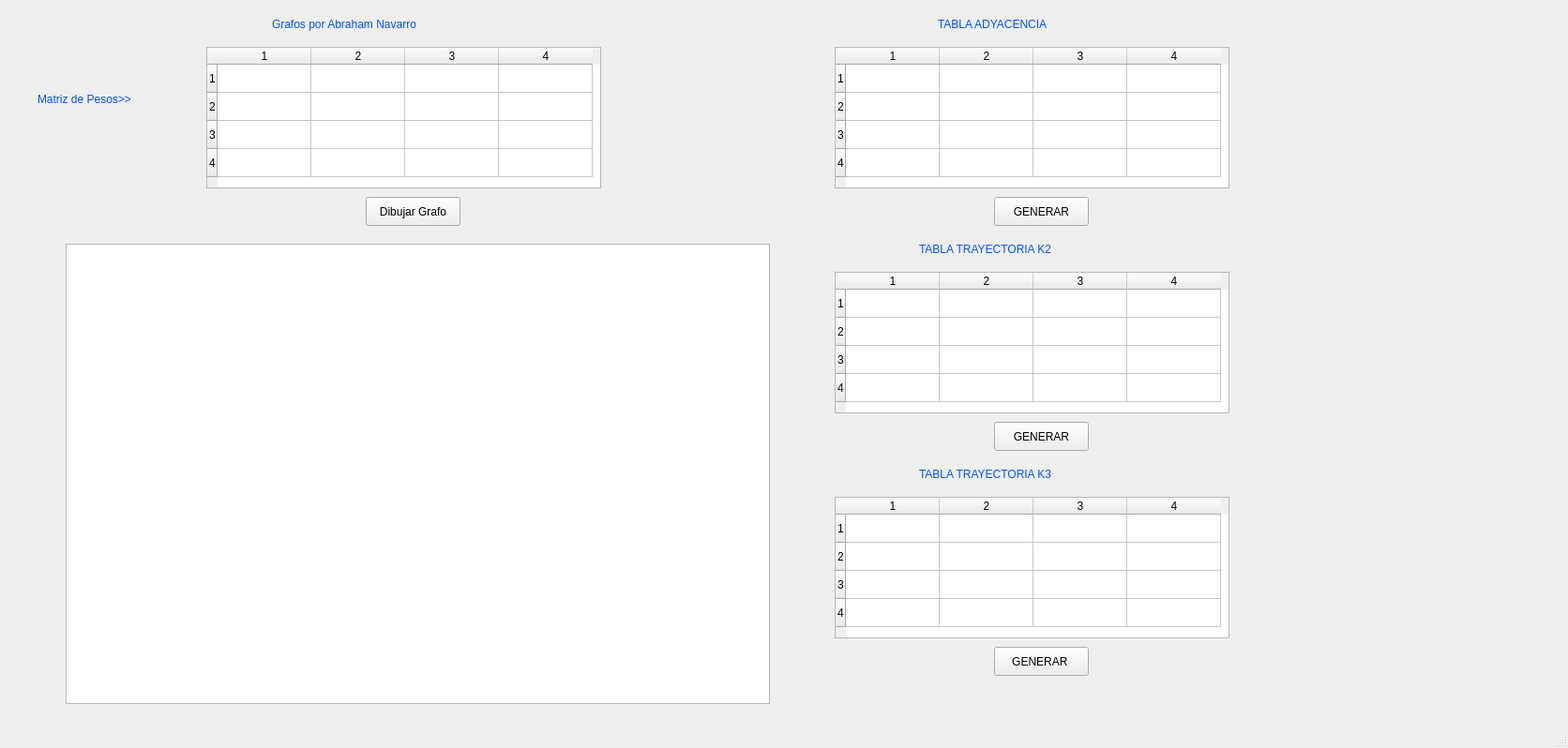
<?xml version="1.0" encoding="UTF-8"?>
<ui version="4.0">
 <class>MainWindow</class>
 <widget class="QMainWindow" name="MainWindow">
  <property name="geometry">
   <rect>
    <x>0</x>
    <y>0</y>
    <width>1672</width>
    <height>798</height>
   </rect>
  </property>
  <property name="windowTitle">
   <string>MainWindow</string>
  </property>
  <widget class="QWidget" name="centralwidget">
   <widget class="QTableWidget" name="tableWidget">
    <property name="geometry">
     <rect>
      <x>220</x>
      <y>50</y>
      <width>421</width>
      <height>151</height>
     </rect>
    </property>
    <property name="toolTip">
     <string>Haga doble clic en el cabaezado de un vértice para generar una matriz de pesos</string>
    </property>
    <property name="rowCount">
     <number>4</number>
    </property>
    <property name="columnCount">
     <number>4</number>
    </property>
    <row/>
    <row/>
    <row/>
    <row/>
    <column/>
    <column/>
    <column/>
    <column/>
   </widget>
   <widget class="QPushButton" name="btnPintarGrafo">
    <property name="geometry">
     <rect>
      <x>390</x>
      <y>210</y>
      <width>101</width>
      <height>31</height>
     </rect>
    </property>
    <property name="text">
     <string>Dibujar Grafo</string>
    </property>
   </widget>
   <widget class="QGraphicsView" name="graphicsView">
    <property name="geometry">
     <rect>
      <x>70</x>
      <y>260</y>
      <width>751</width>
      <height>491</height>
     </rect>
    </property>
   </widget>
   <widget class="QLabel" name="lblTtitulo_3">
    <property name="geometry">
     <rect>
      <x>40</x>
      <y>90</y>
      <width>161</width>
      <height>31</height>
     </rect>
    </property>
    <property name="styleSheet">
     <string notr="true">font: 75 14pt &quot;MS Shell Dlg 2&quot;;
color:rgb(0, 85, 255);</string>
    </property>
    <property name="text">
     <string>Matriz de Pesos&gt;&gt;</string>
    </property>
   </widget>
   <widget class="QLabel" name="lblTtitulo2">
    <property name="geometry">
     <rect>
      <x>80</x>
      <y>270</y>
      <width>181</width>
      <height>71</height>
     </rect>
    </property>
    <property name="styleSheet">
     <string notr="true">font: 75 14pt &quot;MS Shell Dlg 2&quot;;
color:rgb(0, 85, 255);</string>
    </property>
    <property name="text">
     <string/>
    </property>
    <property name="pixmap">
     <pixmap>logo_eafit_blanco.png</pixmap>
    </property>
   </widget>
   <widget class="QTableWidget" name="tablaAdyasencia">
    <property name="geometry">
     <rect>
      <x>890</x>
      <y>50</y>
      <width>421</width>
      <height>151</height>
     </rect>
    </property>
    <property name="toolTip">
     <string>Haga doble clic en el cabaezado de un vértice para generar una matriz de pesos</string>
    </property>
    <property name="rowCount">
     <number>4</number>
    </property>
    <property name="columnCount">
     <number>4</number>
    </property>
    <row/>
    <row/>
    <row/>
    <row/>
    <column/>
    <column/>
    <column/>
    <column/>
   </widget>
   <widget class="QTableWidget" name="tablak2">
    <property name="geometry">
     <rect>
      <x>890</x>
      <y>290</y>
      <width>421</width>
      <height>151</height>
     </rect>
    </property>
    <property name="toolTip">
     <string>Haga doble clic en el cabaezado de un vértice para generar una matriz de pesos</string>
    </property>
    <property name="rowCount">
     <number>4</number>
    </property>
    <property name="columnCount">
     <number>4</number>
    </property>
    <row/>
    <row/>
    <row/>
    <row/>
    <column/>
    <column/>
    <column/>
    <column/>
   </widget>
   <widget class="QTableWidget" name="tablak3">
    <property name="geometry">
     <rect>
      <x>890</x>
      <y>530</y>
      <width>421</width>
      <height>151</height>
     </rect>
    </property>
    <property name="toolTip">
     <string>Haga doble clic en el cabaezado de un vértice para generar una matriz de pesos</string>
    </property>
    <property name="rowCount">
     <number>4</number>
    </property>
    <property name="columnCount">
     <number>4</number>
    </property>
    <row/>
    <row/>
    <row/>
    <row/>
    <column/>
    <column/>
    <column/>
    <column/>
   </widget>
   <widget class="QPushButton" name="btntablaAdyasencia">
    <property name="geometry">
     <rect>
      <x>1060</x>
      <y>210</y>
      <width>101</width>
      <height>31</height>
     </rect>
    </property>
    <property name="text">
     <string>GENERAR</string>
    </property>
   </widget>
   <widget class="QPushButton" name="btntablak2">
    <property name="geometry">
     <rect>
      <x>1060</x>
      <y>450</y>
      <width>101</width>
      <height>31</height>
     </rect>
    </property>
    <property name="text">
     <string>GENERAR</string>
    </property>
   </widget>
   <widget class="QPushButton" name="btntablak3">
    <property name="geometry">
     <rect>
      <x>1060</x>
      <y>690</y>
      <width>101</width>
      <height>31</height>
     </rect>
    </property>
    <property name="text">
     <string>GENERAR </string>
    </property>
   </widget>
   <widget class="QLabel" name="lblTtitulo_2">
    <property name="geometry">
     <rect>
      <x>1000</x>
      <y>10</y>
      <width>221</width>
      <height>31</height>
     </rect>
    </property>
    <property name="styleSheet">
     <string notr="true">font: 75 14pt &quot;MS Shell Dlg 2&quot;;
color:rgb(0, 85, 255);</string>
    </property>
    <property name="text">
     <string>TABLA ADYACENCIA</string>
    </property>
   </widget>
   <widget class="QLabel" name="lblTtitulo_4">
    <property name="geometry">
     <rect>
      <x>980</x>
      <y>250</y>
      <width>301</width>
      <height>31</height>
     </rect>
    </property>
    <property name="styleSheet">
     <string notr="true">font: 75 14pt &quot;MS Shell Dlg 2&quot;;
color:rgb(0, 85, 255);</string>
    </property>
    <property name="text">
     <string>TABLA TRAYECTORIA K2</string>
    </property>
   </widget>
   <widget class="QLabel" name="lblTtitulo_5">
    <property name="geometry">
     <rect>
      <x>980</x>
      <y>490</y>
      <width>301</width>
      <height>31</height>
     </rect>
    </property>
    <property name="styleSheet">
     <string notr="true">font: 75 14pt &quot;MS Shell Dlg 2&quot;;
color:rgb(0, 85, 255);</string>
    </property>
    <property name="text">
     <string>TABLA TRAYECTORIA K3</string>
    </property>
   </widget>
   <widget class="QLabel" name="lblTtitulo_6">
    <property name="geometry">
     <rect>
      <x>290</x>
      <y>10</y>
      <width>301</width>
      <height>31</height>
     </rect>
    </property>
    <property name="styleSheet">
     <string notr="true">font: 75 14pt &quot;MS Shell Dlg 2&quot;;
color:rgb(0, 85, 255);</string>
    </property>
    <property name="text">
     <string>Grafos por Abraham Navarro</string>
    </property>
   </widget>
  </widget>
  <widget class="QMenuBar" name="menubar">
   <property name="geometry">
    <rect>
     <x>0</x>
     <y>0</y>
     <width>1672</width>
     <height>26</height>
    </rect>
   </property>
  </widget>
  <widget class="QStatusBar" name="statusbar"/>
 </widget>
 <resources/>
 <connections/>
</ui>
